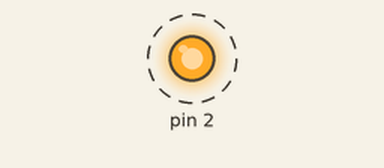
This sketch was run on a simulated Arduino Uno, built with avr-gcc and run on an emulated ATmega328P. Shown: output pins drawn as LEDs (lit = HIGH). Dashed ring = blinking.

Above: at 0.09 s.
Timing chart, 0 to 3.0 s (numbered marks = the images above):
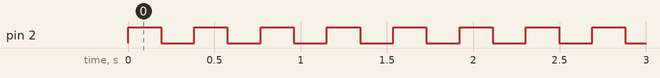

The sketch:

Timer_Arduino.ino
```cpp
/*
 * LED mit Timer
*/

void timer_funktion(void);  // die Timer-Funktion wird vom Timer-Modul aufgerufen, wenn der Schwellwert des Zählers erreicht ist, hier zunächst nur die Definition
int led_zustand = 0;    // der Zustand der LED, 0 = aus, 1 = an

ISR(TIMER1_COMPA_vect) {
  // hier wird der Interrupt ausgeführt, wir rufen hier unsere timer_funktion auf
  // dies regelt bei unserem Code die Timer-Bibliotek
  timer_funktion();
}

void init_timer1(unsigned long frequency)
{
  cli(); // disable interrupts

  TCCR1A = 0; // set TCCR1A register to 0
  TCCR1B = 0; // set TCCR1B register to 0
  TCNT1  = 0; // set counter value to 0

  OCR1A = frequency; // set compare match register

  TCCR1B |= (1 << CS12) | (1 << CS10); // Set CS12 and CS10 bits for 1:1024 prescaler

  TCCR1B |= (1 << WGM12); // turn on CTC mode
  TIMSK1 |= (1 << OCIE1A); // enable timer compare interrupt

  sei(); // allow interrupts
}


// Die setup-Funktion wird einmalig nach "reset" oder power-up" ausgeführt
void setup()
{
  // Initialisiert den Pin 2 als Ausgang, der Ausgang steuert die LED
  pinMode(2, OUTPUT);

  // Konfiguration des Timers
  // der Quellcode sieht in der Simulation anders aus, da wir das STM-Board verwenden
  init_timer1(3000);
}

// Die loop-Funktion wird ständig wiederholt durchlaufen
void loop()
{
  // In diesem Beispiel kann die Schleifenfunktion leer bleiben, da alles in der Timer-Funktion abgearbeitet wird

}

void timer_funktion(void)
{
  if(led_zustand == 0)
  {
    digitalWrite(2, HIGH);  // Schaltet die LED ein (HIGH ist der Schaltzustand/Spannunglevel)
    led_zustand = 1;
  }
  else
  {
    digitalWrite(2, LOW); // Schaltet die LED aus (LOW Schaltzustand/Spannungslevel)
    led_zustand = 0;
  }
}
```

Measured:
- by itself, pin 2: alternates HIGH for 0.19 s and LOW for 0.19 s
